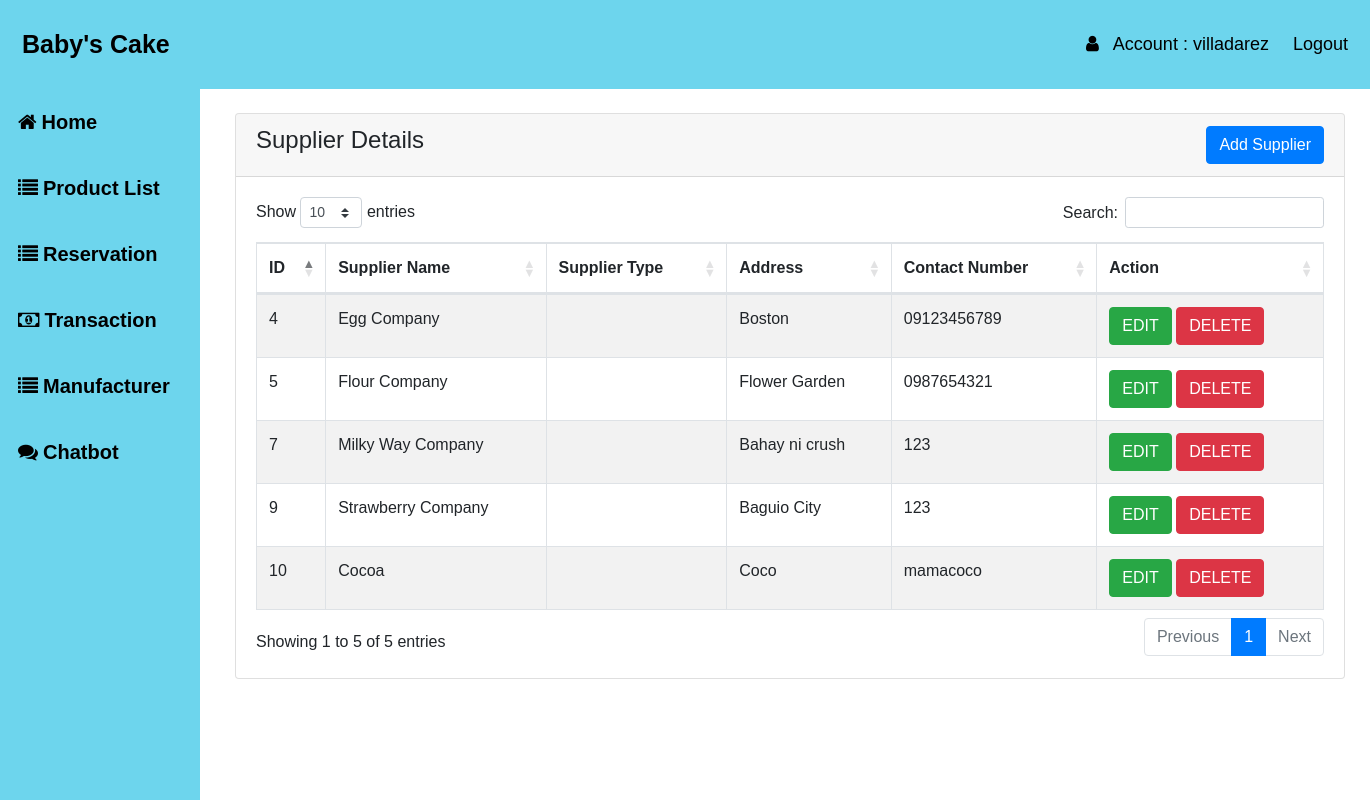
/manufacturer/supplier.php (signed in), run on the app's committed database.
### tables this page shows
CREATE TABLE `users` (
  `id` int(10) NOT NULL,
  `username` varchar(50) NOT NULL,
  `password` varchar(50) NOT NULL,
  `email` varchar(50) NOT NULL,
  `firstname` varchar(50) NOT NULL,
  `lastname` varchar(50) NOT NULL,
  `permission` int(11) NOT NULL
);

CREATE TABLE `supplier` (
  `id` int(11) NOT NULL,
  `name` varchar(50) NOT NULL,
  `address` varchar(500) NOT NULL,
  `contact` varchar(500) NOT NULL
);

### manufacturer/supplier.php (the view, shortened to what this page needs)
<?php
include("../auth_session.php");
?>
<!DOCTYPE html>
<html>
<head>
    <link href="https://cdn.jsdelivr.net/npm/bootstrap@5.3.0-alpha1/dist/css/bootstrap.min.css" rel="stylesheet" >
    <link rel="stylesheet" href="https://stackpath.bootstrapcdn.com/bootstrap/4.2.1/css/bootstrap.min.css">
    <link rel="stylesheet" href="https://cdn.datatables.net/1.10.18/css/dataTables.bootstrap4.min.css">
   <link href="https://cdn.datatables.net/1.13.2/css/dataTables.bootstrap4.min.css" rel="stylesheet">
<link rel="stylesheet" href="https://cdnjs.cloudflare.com/ajax/libs/font-awesome/4.7.0/css/font-awesome.min.css">
    <link rel="stylesheet" type="text/css" href="../css/css2.css">
<link rel="stylesheet" href="https://cdnjs.cloudflare.com/ajax/libs/font-awesome/4.7.0/css/font-awesome.min.css">
</head>
<body>
<div class="header" id="header">
  <a href="#default" class="logo">Baby's Cake</a>
  <div class="header-right">
  <a href="#"><i class="fa fa-user" aria-hidden="true"></i> &nbsp; Account : <?php
$query = "SELECT lastname  FROM users WHERE username='{$_SESSION['username']}'";
$result = mysqli_query($conn, $query);
if (mysqli_num_rows($result) > 0) {
    $row = mysqli_fetch_assoc($result);
    $reservations = $row['lastname'];
    if ($reservations > 0) {
        echo $reservations;
    }
}
?></a>
    <a href="logout.php">Logout</a>
  </div>
</div>
<?php include 'header.php'; ?>
<div class="container mt-4" style="width:100%;margin-left:220px;">
        <div class="row">
            <div class="col-md-12">
                <div class="card">
                    <div class="card-header">
                        <h4>Supplier Details
                            <a href="../function/addsup.php" class="btn btn-primary float-end">Add Supplier</a>
                        </h4>
                    </div>
                    <div class="card-body">
                        <table class="table table-bordered table-striped" id="datatableid">
                            <thead>
                                <tr>
                                    <th>ID</th>
                                    <th>Supplier Name</th>
                                    <th>Supplier Type</th>
                                    <th>Address</th>
                                    <th>Contact Number</th>
                                    <th>Action</th>
                                </tr>
                            </thead>
                            <tbody>
                                <?php
                                    $query = "SELECT * FROM supplier";
                                    $query_run = mysqli_query($conn, $query);
                                    if(mysqli_num_rows($query_run) > 0)
                                    {
                                        foreach($query_run as $product)
                                        {
                                            ?>
                                            <tr>
                                                <td><?= $product['id']; ?></td>
                                                <td><?= $product['name']; ?></td>
                                                <td><?= $product['type']; ?></td>
                                                <td><?= $product['address']; ?></td>
                                                <td><?= $product['contact']; ?></td>
                                                                               <td>
                                                    <button type="button" class="btn btn-success editbtn"> EDIT </button>
                                                    <button type="button" class="btn btn-danger deletebtn"> DELETE </button>
                                                </td>
                                            </tr>
                                            <?php
                                        }
                                    }
                                    else
                                    {
                                        echo "<h5> No Record Found </h5>";
                                    }
                                ?>
                            </tbody>
                        </table>
                    </div>
                </div>
            </div>
        </div>
    </div>
</body>
</html>

### manufacturer/header.php (shortened to what this page needs)
<div class="sidebar">
  <button class="accordion"><i class="fa fa-home">&nbsp;</i>Home</button>
  <button class="accordion"><i class="fa fa-list">&nbsp;</i>Product List</button>
  <button class="accordion"><i class="fa fa-list">&nbsp;</i>Reservation
</button>
  <button class="accordion"><i class="fa fa-money">&nbsp;</i>Transaction</button>
  <button class="accordion"><i class="fa fa-list">&nbsp;</i>Manufacturer</button>
  <button class="accordion"><i class="fa fa-comments">&nbsp;</i>Chatbot</button>
</div>

### css/css2.css (style rules this page uses)
* { box-sizing: border-box; }
body { margin: 0; font-family: Arial, Helvetica, sans-serif; overflow-x: hidden; }
.sidebar { margin: 0; padding: 0; width: 200px; background-color: #6dd5ed; position: fixed; height: 100%; overflow: auto; }
.header { overflow: hidden; background-color:#6dd5ed; padding: 20px 10px; position: sticky; top: 0; z-index: 10; width: 100%; max-width: 100% }
.header a { float: left; color:black; text-align: center; padding: 12px; text-decoration: none; font-size: 18px; line-height: 25px; border-radius: 4px; }
.header a.logo { font-size: 25px; font-weight: bold; }
.header-right { float: right; }

### manufacturer/header.php (style rules this page uses)
.accordion { background-color: #6dd5ed; color: black; cursor: pointer; padding: 18px; width: 100%; text-align: left; border: none; outline: none; transition: 0.4s; font-weight: bold; font-size: 20px; }

### data on the page
users: lastname "villadarez"
supplier: id "4", name "Egg Company", address "Boston", contact "09123456789"
supplier: id "5", name "Flour Company", address "Flower Garden", contact "0987654321"
supplier: id "7", name "Milky Way Company", address "Bahay ni crush", contact "123"
supplier: id "9", name "Strawberry Company", address "Baguio City", contact "123"
supplier: id "10", name "Cocoa", address "Coco", contact "mamacoco"
